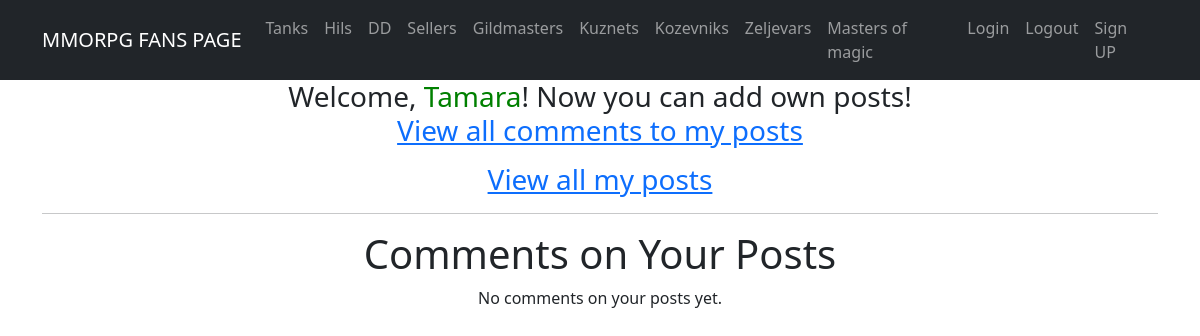
/my_comments/ (signed in), run on an earlier commit of the app's database.
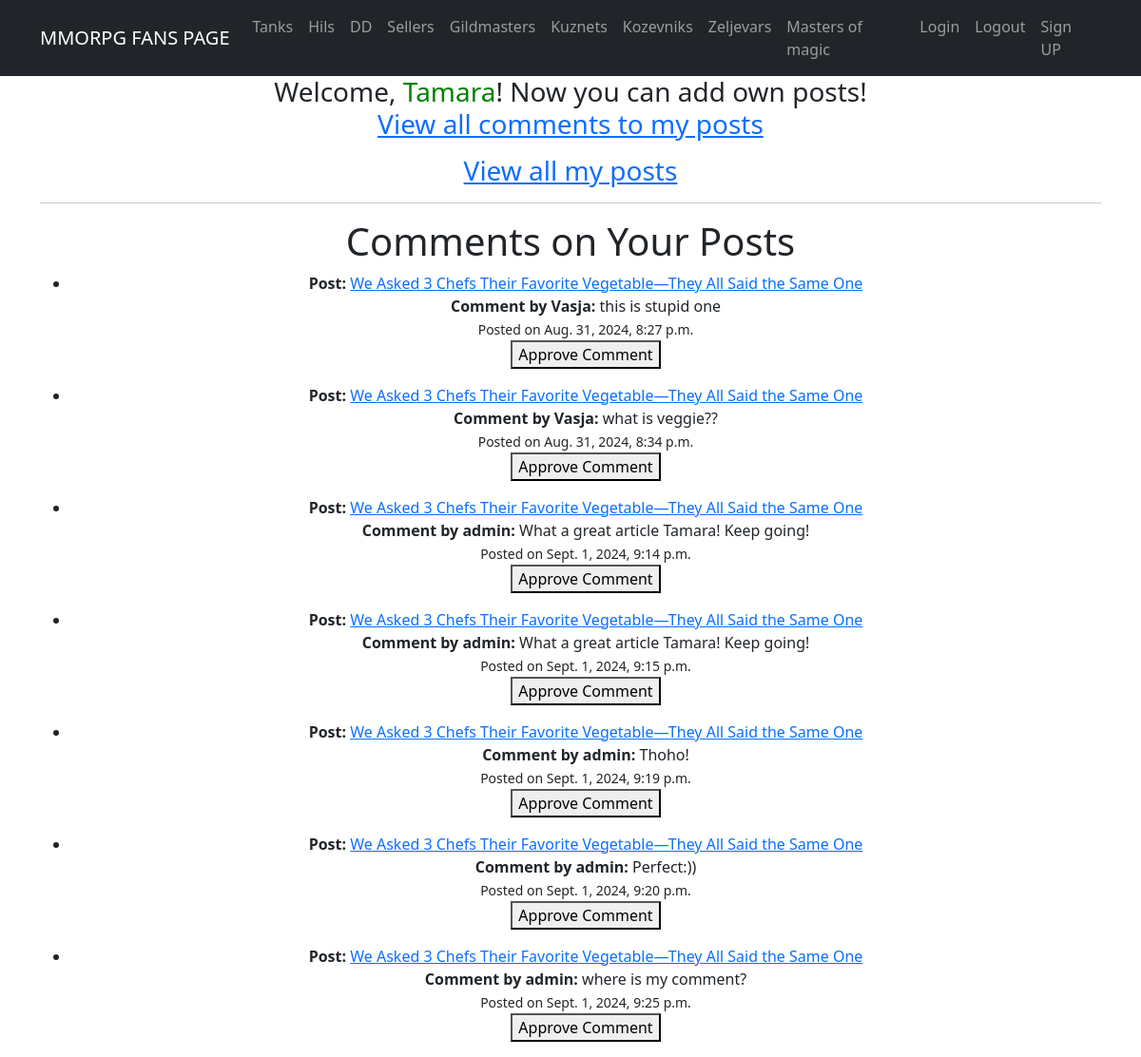
And on a later commit of the database.
### app/models.py (models this page shows, shortened)
class Comment(models.Model):
    content = models.TextField()
    created_at = models.DateTimeField(default=timezone.now)
    post = models.ForeignKey(Post, on_delete=models.CASCADE, related_name='comments')
    author = models.ForeignKey(User, on_delete=models.CASCADE)
    is_approved = models.BooleanField(default=False)

class Post(models.Model):
    name = models.CharField(max_length=150, unique=True)
    description = models.TextField()
    published_date = models.DateTimeField(default=timezone.now)
    author = models.ForeignKey(User, on_delete=models.CASCADE, related_name='posts')
    categories = models.ManyToManyField(Category, related_name='posts')

### app/views.py (the view, shortened to what this page needs)
# urls.py: path('my_comments/', OwnerCommentsView.as_view(), name='owner_comments'),
class OwnerCommentsView(LoginRequiredMixin, ListView):
    model = Comment
    template_name = 'owner_comments.html'
    context_object_name = 'comments'
    def get_queryset(self):
        return Comment.objects.filter(post__author=self.request.user,
                                      is_approved=False)  # Unapproved comments by post owner

### templates/owner_comments.html (shortened to what this page needs)
{% extends 'flatpages/default.html' %}
{% block content %}
    <h1>Comments on Your Posts</h1>
    {% if comments %}
        <ul>
            {% for comment in comments %}
                <li>
                    <strong>Post: </strong><a href="{% url 'post_detail' comment.post.id %}">{{ comment.post.name }}</a><br>
                    <strong>Comment by {{ comment.author }}:</strong> {{ comment.content }}<br>
                    <small>Posted on {{ comment.created_at }}</small><br>
                    <form method="post" action="{% url 'owner_comments' %}">
                        <button type="submit">Approve Comment</button>
                    </form>
                </li>
            {% endfor %}
        </ul>
    {% else %}
        <p>No comments on your posts yet.</p>
    {% endif %}
{% endblock %}

### templates/flatpages/default.html (shortened to what this page needs)
<!DOCTYPE html>
<html lang="en">
    <head>
        {% load static %}
        <link href="{% static 'css/styles.css' %}" rel="stylesheet" />
    </head>
    <body>
        <nav class="navbar navbar-expand-lg navbar-dark bg-dark static-top">
            <div class="container">
                <a class="navbar-brand" href="{% url 'post_list' %}">MMORPG FANS PAGE</a>
                <div class="collapse navbar-collapse" id="navbarResponsive">
                    <ul class="navbar-nav ml-auto">
                        <li class="nav-item"><a class="nav-link" href="{% url 'posts_by_category' category_name='Tanks' %}">Tanks</a></li>
                        <li class="nav-item"><a class="nav-link" href="{% url 'posts_by_category' category_name='Hils' %}">Hils</a></li>
                        <li class="nav-item"><a class="nav-link" href="{% url 'posts_by_category' category_name='DD' %}">DD</a></li>
                        <li class="nav-item"><a class="nav-link" href="{% url 'posts_by_category' category_name='Sellers' %}"#>Sellers</a></li>
                        <li class="nav-item"><a class="nav-link" href="{% url 'posts_by_category' category_name='Gildmasters' %}">Gildmasters</a></li>
                        <li class="nav-item"><a class="nav-link" href="{% url 'posts_by_category' category_name='Kuznets' %}">Kuznets</a></li>
                        <li class="nav-item"><a class="nav-link" href="{% url 'posts_by_category' category_name='Kozevniks' %}">Kozevniks</a></li>
                        <li class="nav-item"><a class="nav-link" href="{% url 'posts_by_category' category_name='Zeljevars' %}">Zeljevars</a></li>
                        <li class="nav-item"><a class="nav-link" href="{% url 'posts_by_category' category_name='Masters of magic' %}">Masters of magic</a></li>
                        <li class="nav-item"><a class="nav-link" href="{% url 'account_login' %}">Login</a></li>
                        <li class="nav-item"><a class="nav-link" href="{% url 'account_logout' %}">Logout</a></li>
                        <li class="nav-item"><a class="nav-link" href="{% url 'account_signup' %}">Sign UP</a></li>
                    </ul>
                </div>
            </div>
        </nav>
        <div class="container">
            <div class="row">
                <div class="col-lg-12 text-center">
                    <h3>Welcome, {% if user.is_authenticated %}<span style="color: green;">{{ user.username }}</span>! Now you can add own posts!
                        <p><a href="{% url 'owner_comments' %}">View all comments to my posts</a></p>
                        <p><a href="{% url 'owner_posts' %}">View all my posts</a></p>
                        {% else %}
                            <span style="color: red;">Guest!</span><a class="nav-link" href="{% url 'account_login' %}">Login</a> or <a class="nav-link" href="{% url 'account_signup' %}">Sign UP</a> to edit news!
                        {% endif %}
                    </h3>
                    <hr>
                   {% block content %}{% endblock content %}
                </div>
            </div>
        </div>
    </body>
</html>

What changed in the data, as far as the page shows it:
now on this page (row unchanged): Comment: post.name "We Asked 3 Chefs Their Favorite Vegetable—They All Said the Same One", author "Vasja", content "this is stupid one", created_at "Aug. 31, 2024, 8:27 p.m."
now on this page (row unchanged): Comment: post.name "We Asked 3 Chefs Their Favorite Vegetable—They All Said the Same One", author "Vasja", content "what is veggie??", created_at "Aug. 31, 2024, 8:34 p.m."
added Comment: post.name "We Asked 3 Chefs Their Favorite Vegetable—They All Said the Same One", author "admin", content "What a great article Tamara! Keep going!", created_at "Sept. 1, 2024, 9:14 p.m."
added Comment: post.name "We Asked 3 Chefs Their Favorite Vegetable—They All Said the Same One", author "admin", content "What a great article Tamara! Keep going!", created_at "Sept. 1, 2024, 9:15 p.m."
added Comment: post.name "We Asked 3 Chefs Their Favorite Vegetable—They All Said the Same One", author "admin", content "Thoho!", created_at "Sept. 1, 2024, 9:19 p.m."
added Comment: post.name "We Asked 3 Chefs Their Favorite Vegetable—They All Said the Same One", author "admin", content "Perfect:))", created_at "Sept. 1, 2024, 9:20 p.m."
added Comment: post.name "We Asked 3 Chefs Their Favorite Vegetable—They All Said the Same One", author "admin", content "where is my comment?", created_at "Sept. 1, 2024, 9:25 p.m."
Also different on the page:
text no longer shown: "No comments on your posts yet."
